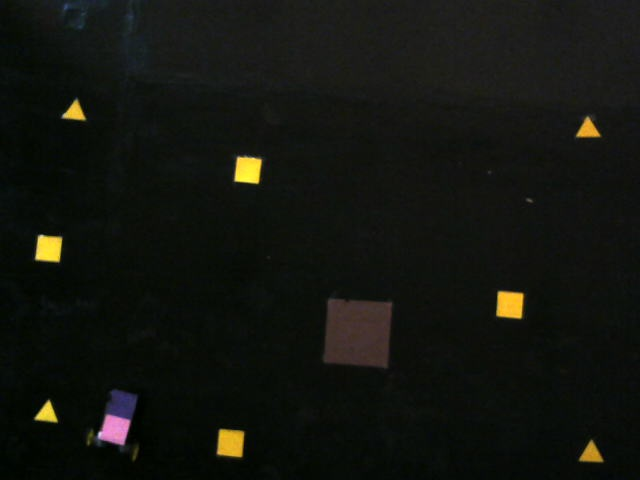
//> input picture color_range/img.jpg, 640 x 480 px
$ ./color_range   (built with g++ and OpenCV 4)
//> lines starting //> are read from the running program, lines starting //| are printed output that depends on the picture; after the words box and inside, x2 and y2 are one past the last pixel; in counts of white or black regions, pixels touching at a corner belong together
#include <iostream>
#include "opencv2/highgui/highgui.hpp"
#include "opencv2/imgproc/imgproc.hpp"

using namespace cv;
using namespace std;

void erode_dilate_2x(Mat& final_img) {
    erode(final_img, final_img, getStructuringElement(MORPH_ELLIPSE, Size(5, 5)));
    dilate(final_img, final_img, getStructuringElement(MORPH_ELLIPSE, Size(5, 5)));
    erode(final_img, final_img, getStructuringElement(MORPH_ELLIPSE, Size(5, 5)));
    dilate(final_img, final_img, getStructuringElement(MORPH_ELLIPSE, Size(5, 5)));
}

int main( int argc, char** argv )
{
    // Creates a window for trackbars
    namedWindow("Control", CV_WINDOW_AUTOSIZE);
    int iLowB = 117;
    int iHighB = 236;

    int iLowG = 73;
    int iHighG = 160;

    int iLowR = 119;
    int iHighR = 255;

    //Create trackbars in "Control" window
    createTrackbar("LowB", "Control", &iLowB, 255);
    createTrackbar("HighB", "Control", &iHighB, 255);
    createTrackbar("LowG", "Control", &iLowG, 255);
    createTrackbar("HighG", "Control", &iHighG, 255);
    createTrackbar("LowR", "Control", &iLowR, 255);
    createTrackbar("HighR", "Control", &iHighR, 255);

    while (true)
    {
        // Open the desired image
        Mat imgOriginal=imread("img.jpg");
//> imgOriginal is the input picture: 480 rows x 640 cols, CV_8UC3; mean B, G, R 15.1, 20.4, 18.3
         //Threshold the image
        Mat imgThresholded;
        inRange(imgOriginal, Scalar(iLowB, iLowG, iLowR), Scalar(iHighB, iHighG, iHighR), imgThresholded);
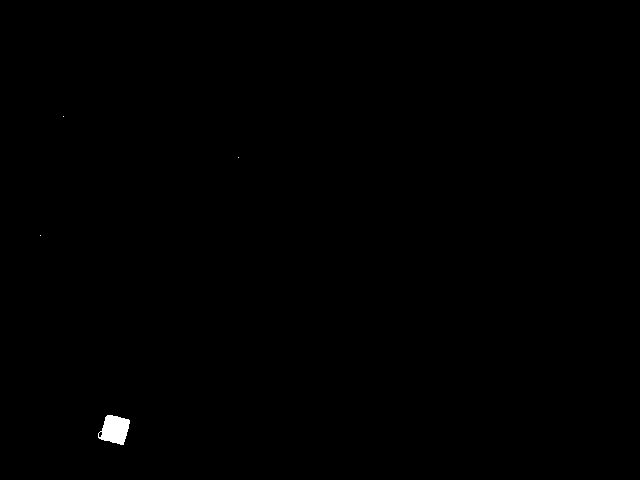
//> imgThresholded: 480 rows x 640 cols, CV_8UC1; 0.22% white; 4 white regions (3 under 20 px), largest, box (x1, y1, x2, y2) and area: (98, 415, 130, 445) 660
        // Removing Noise
        erode_dilate_2x(imgThresholded);
//> in erode_dilate_2x, `dilate(final_img, final_img, getStructuringElement(MORPH_ELLIPSE, Size..`:
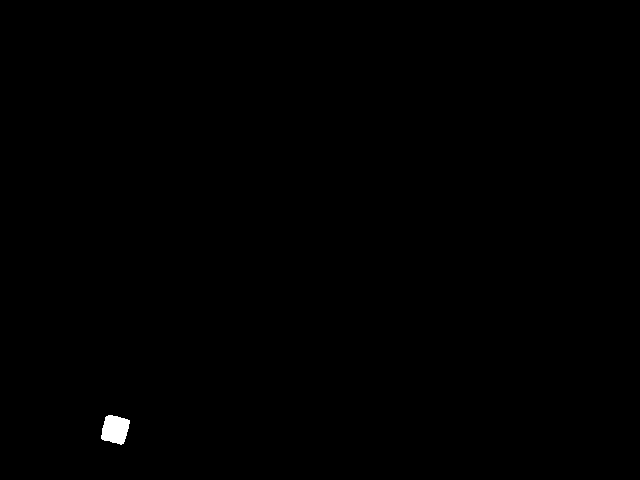
//> final_img: 480 rows x 640 cols, CV_8UC1; 0.21% white; 1 white region, box (x1, y1, x2, y2) and area: (101, 415, 130, 445) 643
        imshow("Thresholded Image", imgThresholded); //show the thresholded image
        imshow("Original", imgOriginal); //show the original image

        if (waitKey(30) == 27) //wait for 'esc' key press for 30ms. If 'esc' key is pressed, break loop
//> the Esc key is pressed
        {
            cout << "esc key is pressed by user" << endl;
            cout << "\n The values are (LowB, LowG, LowR), (HighB, HighG, HighR): ("<<iLowB<<", "<<iLowG<<", "<<iLowR<<"), ("<<iHighB<<", "<<iHighG<<", "<<iHighR<<")\n";
            break;
        }
    }
   return 0;
}

$ run again, with color_range/color_range_snap.png saved as color_range/img.jpg
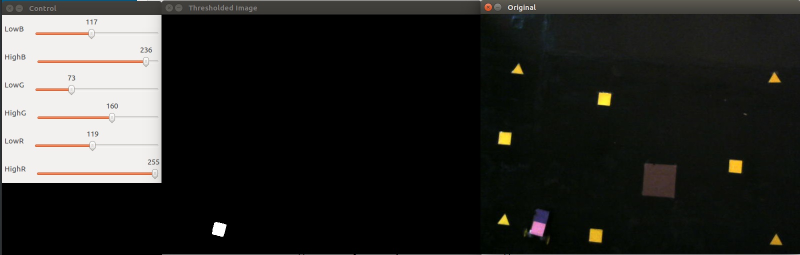
//> input picture color_range/color_range_snap.png, 1600 x 510 px (shown at 1/2 size)
//> imgOriginal is the input picture: 510 rows x 1600 cols, CV_8UC3; mean B, G, R 40.2, 42.9, 42.9
//> `inRange(imgOriginal, Scalar(iLowB, iLowG, iLowR), Scalar(iHighB, iHigh..`:
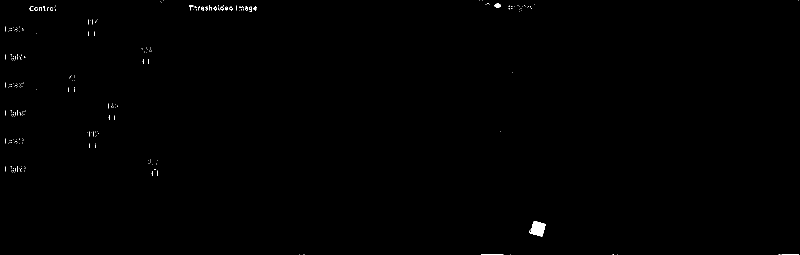
//> imgThresholded: 510 rows x 1600 cols, CV_8UC1 (shown at 1/2 size); 0.24% white; 274 white regions (257 under 20 px), largest, box (x1, y1, x2, y2) and area: (1059, 443, 1091, 473) 661, (962, 508, 1007, 510) 80, (989, 7, 1002, 14) 64
